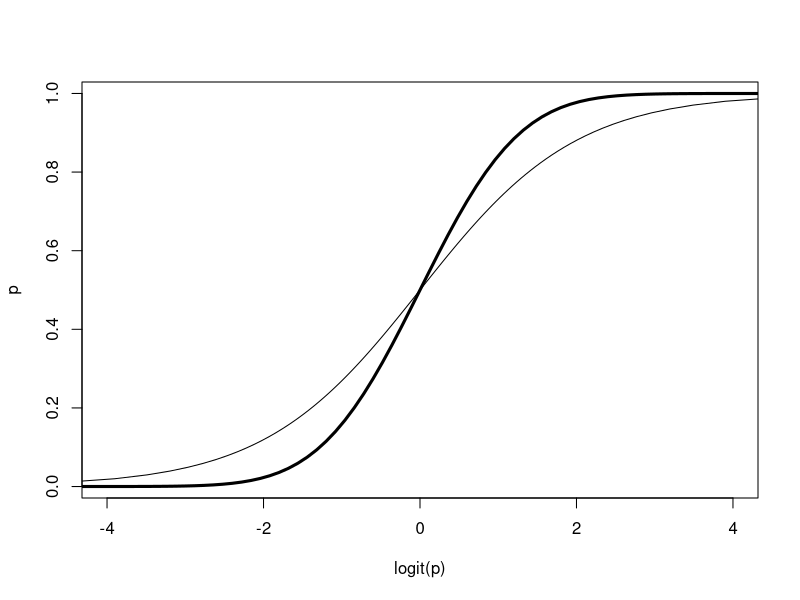

Reproduce this figure in R.
rm(list = ls())

logit <- function(p){log(p / (1 - p))}
p <- seq(.01, .99, length = 101)
plot(logit(p), p, type = 'l', xlim = c(-4, 4))
x <- seq(-6, 6, length = 101)
lines(x, pnorm(x), lwd = 3)
